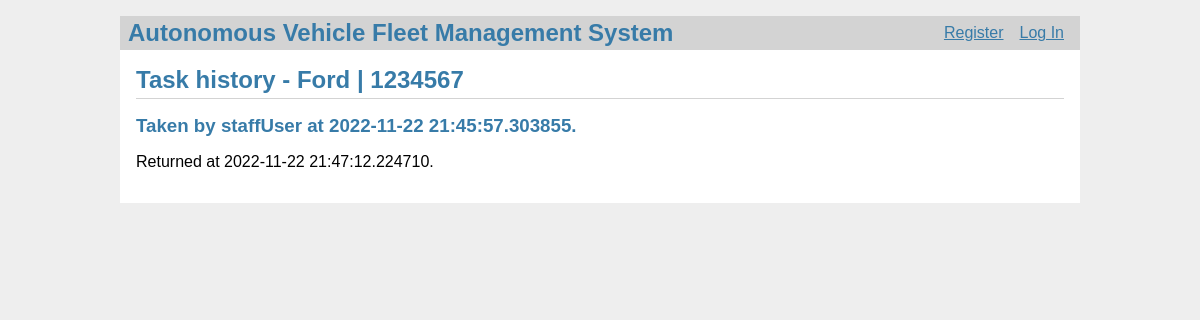
Page /vehicles/task_history?vid=1 on the earlier database version.
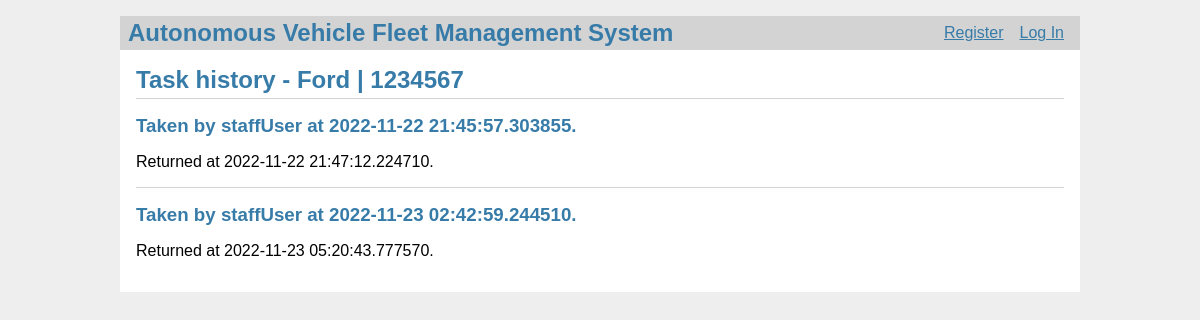
Same page on the later database version.
### models.py (models this page shows, shortened)
class VehicleTask(db.Model):
    id = db.Column(db.Integer, primary_key=True)
    vehicle_id = db.Column(db.Integer, nullable=False)
    user_id = db.Column(db.Integer, nullable=False)
    completed = db.Column(db.Boolean, unique=False,
                          nullable=False, default=False)
    start_time = db.Column(db.DateTime, nullable=False)
    end_time = db.Column(db.DateTime, nullable=True)

class User(db.Model):
    id = db.Column(db.Integer, primary_key=True)
    username = db.Column(db.String(80), unique=True, nullable=False)
    password = db.Column(db.String(80), unique=True, nullable=False)
    role = db.Column(db.String(80), unique=False, nullable=False)

### vehicles.py (the view)
@bp.route('/task_history', methods=('GET', 'POST'))
def task_history():
    vid = request.args.get('vid')
    vehicle = Vehicle.query.filter_by(id=vid).first()
    tasks = VehicleTask.query.filter_by(vehicle_id=vid).all()
    users = {
        user.id: user for user in
        User.query.filter(User.id.in_(
            [task.user_id for task in tasks]
        )).all()
    }
    return render_template('vehicles/task_history.html', vehicle=vehicle, tasks=tasks, users=users)

### auth.py (called while the page is built)
@bp.before_app_request
def load_logged_in_user():
    user_id = session.get('user_id')
    if user_id is None:
        g.user = None
    else:
        g.user = User.query.filter_by(id=user_id).first()

### templates/vehicles/task_history.html (shortened to what this page needs)
{% extends 'base.html' %}
{% block header %}
<h1>Task history - {% block title %}{{ vehicle.manufacturer }} | {{ vehicle.license_plate_number }}{% endblock %}</h1>
{% endblock %}
{% block content %}
{% for t in tasks %}
<article class="task">
    <header>
        <div>
            <h1>Taken by {{ users[t.user_id].username }} at {{ t.start_time }}.</h1>
            {% if t.end_time %}
            <p>Returned at {{ t.end_time }}.</p>
            {% else %}
            <p>Not yet returned.</p>
            {% endif %}
        </div>
    </header>
</article>
{% if not loop.last %}
<hr>
{% endif %}
{% endfor %}
{% endblock %}

Differences in the rows shown:
added VehicleTask: {{ users[t.user_id].username }} "staffUser", start_time "2022-11-23 02:42:59.244510", end_time "2022-11-23 05:20:43.777570"
